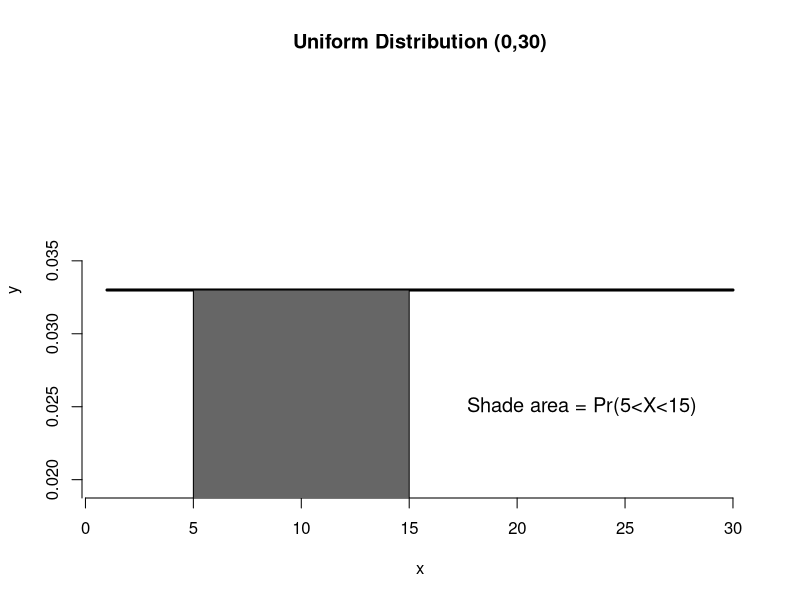

This figure's R source:

x <- rep(0.033,30)
bar.x <- c(5,seq(5,15,0.01),15) 
bar.y <- c(0.033,dunif(seq(5,15,0.01)),0.033) 

#plot(x,xlim=c(0,30),main='Uniform Distribution (0,30)',type = 'l')
#plot(x,xlim=c(0,30),ylim=c(0,0.040),main='Uniform Distribution (0,30)',type = 'l')

plot(x,main='Uniform Distribution (0,30)',
      type ='l',axes=FALSE,lwd=3,
     xlab='x',ylab='y')

axis(side=1, at=seq(0, 30, by = 5))
axis(side=2, at = seq(0, 0.035, by = 0.005))
polygon(bar.x,bar.y,col='Grey40')
text(23,0.025,"Shade area = Pr(5<X<15)",cex=1.2)

getwd()



